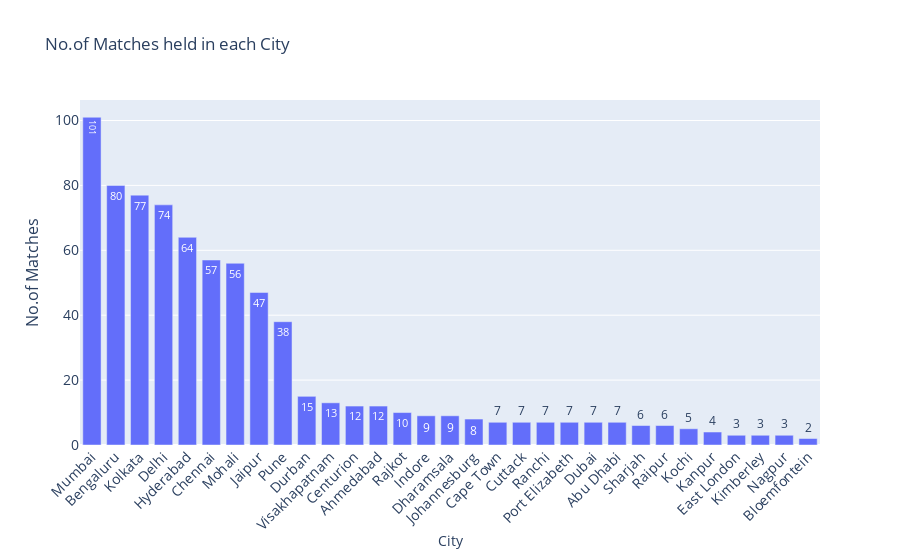

The code cell stored with this chart in its notebook:
### Markdown cell above
<a id=section50107></a>
#### 5.1.7 No.of Matches held in each City

### Code cell
city_matches = matches.city.value_counts().to_dict()
plotGraph(list(city_matches.keys()), list(city_matches.values()), '', 'City', 'No.of Matches', 'No.of Matches held in each City')
'''
import plotly.express as px
tips = px.data.tips()
fig = px.bar(tips, x="sex", y="total_bill", color='time')
fig.show()
'''

### Figure 1 — Plotly figure (JSON) as saved in the notebook; plotly's stock layout.template omitted (floating-point values rounded to 4 significant figures)
{"data": [{"hovertext": "", "text": ["101", "80", "77", "74", "64", "57", "56", "47", "38", "15", "13", "12", "12", "10", "9", "9", "8", "7", "7", "7", "7", "7", "7", "6", "6", "5", "4", "3", "3", "3", "2"], "textposition": "auto", "type": "bar", "x": ["Mumbai", "Bengaluru", "Kolkata", "Delhi", "Hyderabad", "Chennai", "Mohali", "Jaipur", "Pune", "Durban", "Visakhapatnam", "Centurion", "Ahmedabad", "Rajkot", "Indore", "Dharamsala", "Johannesburg", "Cape Town", "Cuttack", "Ranchi", "Port Elizabeth", "Dubai", "Abu Dhabi", "Sharjah", "Raipur", "Kochi", "Kanpur", "East London", "Kimberley", "Nagpur", "Bloemfontein"], "y": [101, 80, 77, 74, 64, 57, 56, 47, 38, 15, 13, 12, 12, 10, 9, 9, 8, 7, 7, 7, 7, 7, 7, 6, 6, 5, 4, 3, 3, 3, 2]}], "layout": {"bargap": 0.15, "bargroupgap": 0.1, "barmode": "group", "legend": {"bgcolor": "rgba(255, 255, 255, 0)", "bordercolor": "rgba(255, 255, 255, 0)", "x": 0, "y": 1}, "title": {"text": "No.of Matches held in each City"}, "xaxis": {"tickangle": -45, "tickfont": {"size": 14}, "title": {"text": "City"}}, "yaxis": {"tickfont": {"size": 14}, "title": {"font": {"size": 16}, "text": "No.of Matches"}}}}
